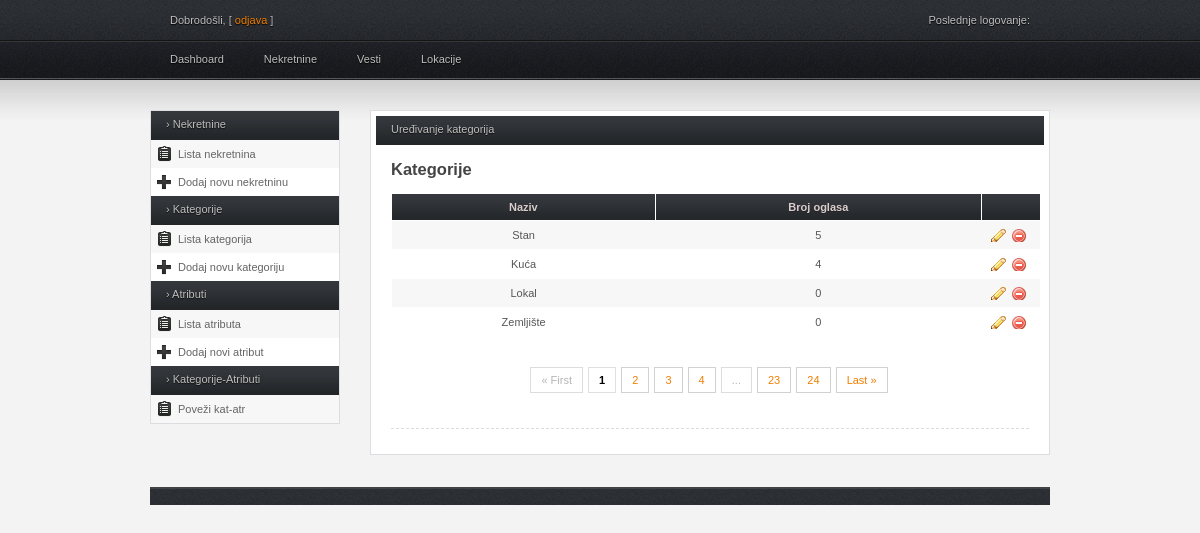
Screenshot of /admin/kategorije_lista.php (signed in) with the database file from the repository.
### tables this page shows
CREATE TABLE IF NOT EXISTS `kategorije` (
  `id_kategorije` int(11) NOT NULL AUTO_INCREMENT,
  `naziv_kategorije` varchar(30) NOT NULL,
  PRIMARY KEY (`id_kategorije`)
);

### admin/kategorije_lista.php (the view, shortened to what this page needs)
<!DOCTYPE html PUBLIC "-//W3C//DTD XHTML 1.0 Transitional//EN" "http://www.w3.org/TR/xhtml1/DTD/xhtml1-transitional.dtd">
<html>
    <head>
        <?php include_once './include/head.php'; ?>
    </head>
    <body>
        <div class="wrap">
            <?php include_once './include/header.php'; ?>
            <div id="content">
                <?php include_once './include/sidebar.php'; ?>
                <div id="main">
                    <div class="full_w">
                        <div class="h_title">Uređivanje kategorija</div>
                        <h2>Kategorije</h2>
                        <table>
                            <thead>
                                <tr>
                                    <th scope="col">Naziv</th>
                                    <th scope="col">Broj oglasa</th>
                                    <th scope="col" style="width: 44px;"></th>
                                </tr>
                            </thead>
                            <?php
                            include_once './logic/common.php';
                            $query = '
								SELECT distinct kategorije.id_kategorije as id, kategorije.naziv_kategorije as ime, (select count(*) fROM oglas o WHERE o.kategorija = kategorije.id_kategorije) as broj_oglasa from kategorije
							';
                            try {
                                $stmt = $db->prepare($query);
                                $result = $stmt->execute();
                            } catch (PDOException $ex) {
                                die("Failed to run query: " . $ex->getMessage());
                            }
                            while (($row = $stmt->fetch()) != NULL) {
                                echo '
                                    <tr>
                                        <td class="align-center" id="tdNaziv' . $row['ime']  . '">' . $row['ime'] . '</td>
                                        <td class="align-center">' . $row['broj_oglasa'] . '</td>';
								?>
                                            <td>
                                                <a 	href="#"
													class="table-icon edit"
													idTu="<?php echo $row['id']; ?>"
													naz="<?php echo $row['ime']; ?>"
													par="10"
													title="Edit">
												</a>
												<a 	href="#"
													class="table-icon delete"
													idTu="<?php echo $row['id']; ?>"
													naz="<?php echo $row['ime']; ?>"
													par="10"
													title="Delete">
												</a>
                                            </td>
                                 </tr>
							<?php
							}
                            ?>
                        </table>
                        <div class="entry">
                            <div class="pagination">
                                <span>« First</span>
                                <span class="active">1</span>
                                <a href="#">2</a>
                                <a href="#">3</a>
                                <a href="#">4</a>
                                <span>...</span>
                                <a href="#">23</a>
                                <a href="#">24</a>
                                <a href="#">Last »</a>
                            </div>
                        </div>
                        <div class="entry">
                            <div class="sep"></div>
                        </div>
                    </div>
                </div>
            </div>
            <div id="footer">
            </div>
        </div>
    </body>
</html>

### admin/css/style.css (style rules this page uses)
* { margin: 0; padding: 0; }
body { background: #f3f3f3 url(../img/bg_top.jpg) repeat-x; color: #bebebe; font-family: Tahoma, Arial, Helvetica, sans-serif; font-size: 11px; margin: 0; }
h1, h2, h3, h4 { font-family: Arial, sans-serif; color: #444444; }
a { text-decoration: none; }
.wrap { margin: 0 auto; width: 900px; }
#content { margin: 30px 0 30px 0; }
#content tr:nth-child(even) { background: #ffffff; }
#content tr:nth-child(odd) { background: #f7f7f7; }
#content #main { float: right; margin: 0 0 12px 0; width: 680px; }
#content #main a { color: #f07e01; }
#main .full_w { background: #ffffff; border: 1px solid #DCDDE1; color: #848484; margin: 0 0 20px 0; padding: 5px; }
#main .full_w .h_title, #main .half_w .h_title { background: url(../img/bg_box_head.jpg) repeat-x; color: #bebebe; font-size: 11px; font-weight: normal; height: 22px; padding: 7px 0 0 15px; text-shadow: #0E0E0E 0px 1px 1px; }
#main .full_w a { color: #f07e01; }
#main .full_w h1, #main .full_w h2, #main .full_w h3 { margin: 15px 15px 5px 15px; }
table { border-collapse: collapse; margin: 15px; width: 650px; }
table th { background: url(../img/bg_box_head.jpg) repeat-x; color: #DACDCD; border-left: 1px solid #ffffff; border-right: 1px solid #ffffff; font-size: 11px; font-weight: bold; padding: 7px; text-shadow: 0px 1px #242424; }
table tr { border-left: 1px solid #ffffff; border-right: 1px solid #ffffff; }
table td { border-bottom: 1px solid #ffffff; border-top: 1px solid #ffffff; color: #565656; padding: 8px; }
.table-icon { padding: 1px 8px; margin-right: 5px; }
.edit.table-icon { background: url(../img/i_edit.png) no-repeat; }
.delete.table-icon { background: url(../img/i_delete.png) no-repeat; }
.pagination { margin: 5px auto; padding: 12px 0; text-align: center; }
.pagination a { border:solid 1px #d2d2d2; color: #444444; margin-right:2px; }
.pagination span { border:solid 1px #ddd; margin-right:2px; }
.pagination .active { border:solid 1px #e0e0e0; color:#000; font-weight:bold; }
.pagination a:link, .pagination a:visited { padding:6px 10px; text-decoration:none; }
.pagination span { color:#b6b6b6; padding:6px 10px; text-decoration:none; }
#footer { background: url(../img/bg_top.jpg) repeat-x top center; border-top: 2px solid #404345; color: #939393; float: left; margin: 0 auto; padding: 8px 20px; text-shadow: #111111 0px 1px 1px; width: 860px; }
.entry { color: #444; margin: 5px 0; padding: 5px 15px; text-shadow: 0px 1px #ffffff; }
.sep { border-bottom: 1px dashed #DDDDDD; margin: 10px 0; }
.align-center { text-align: center; }

### rows the page displays
kategorije: naziv_kategorije "Stan", broj_oglasa "5"
kategorije: naziv_kategorije "Kuća", broj_oglasa "4"
kategorije: naziv_kategorije "Lokal", broj_oglasa "0"
kategorije: naziv_kategorije "Zemljište", broj_oglasa "0"
